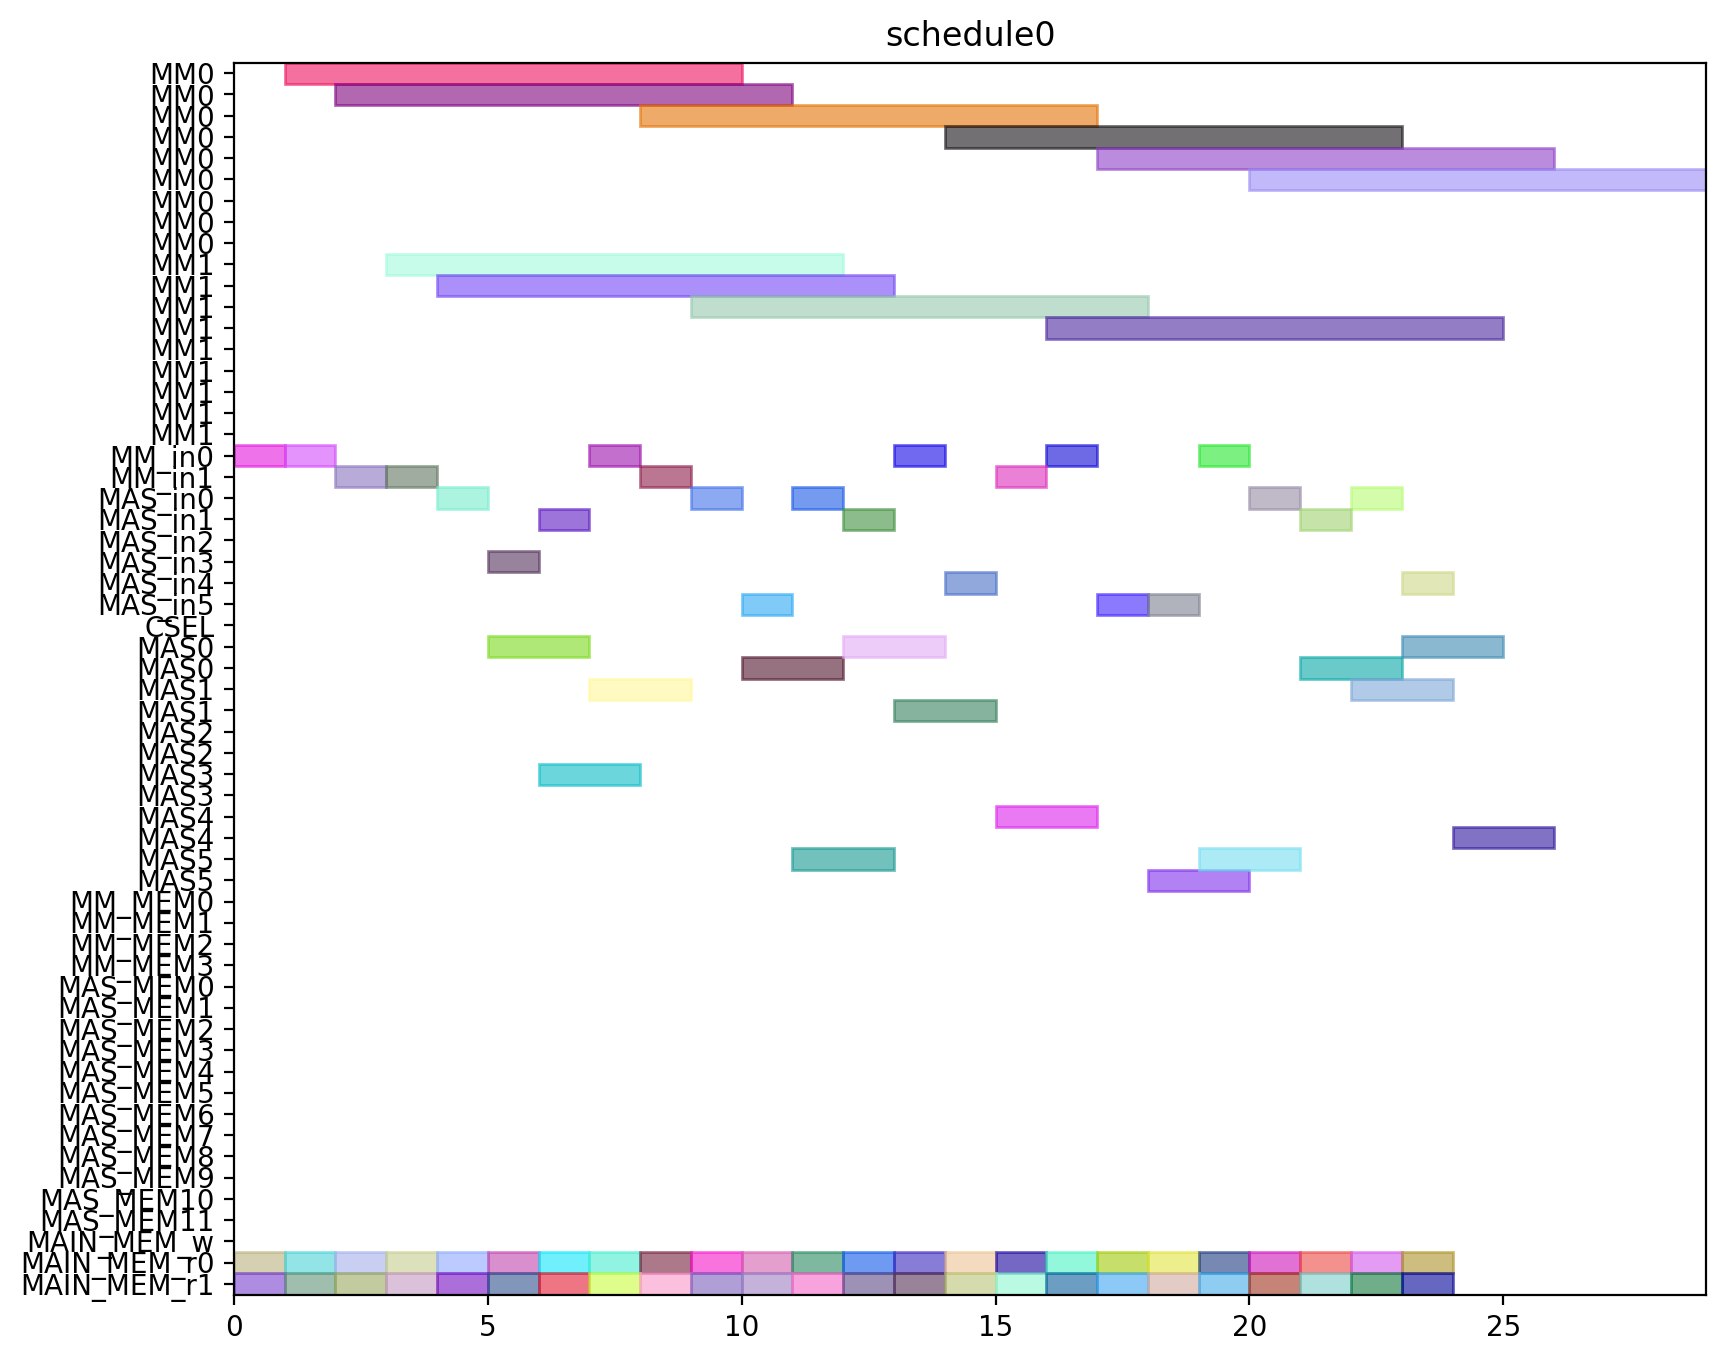

This chart was generated by the following Python code:
from pyschedule import Scenario, solvers, plotters, alt


def solve():
	horizon = 120
	S = Scenario("schedule0", horizon=horizon)

	# resource
	MM = S.Resources('MM', num=2, size=9)
	MM_in = S.Resources('MM_in', num=2)
	MAS_in = S.Resources('MAS_in', num=6)
	CSEL = S.Resource('CSEL')
	MAS = S.Resources('MAS', num=6, size=2, periods=range(1, horizon))
	MM_MEM = S.Resources('MM_MEM', num=4)
	MAS_MEM = S.Resources('MAS_MEM', num=12)
	MAIN_MEM_w = S.Resource('MAIN_MEM_w', size=1)
	MAIN_MEM_r = S.Resources('MAIN_MEM_r', num=2)

	# result of previous scheduling

	# new tasks
	t0_t0 = S.Task('t0_t0', length=2, delay_cost=1)
	t0_t0 += alt(MAS)
	t0_t0_in = S.Task('t0_t0_in', length=1, delay_cost=1)
	t0_t0_in += alt(MAS_in)
	S += t0_t0_in*MAS_in[0]<=t0_t0*MAS[0]

	S += t0_t0_in*MAS_in[1]<=t0_t0*MAS[1]

	S += t0_t0_in*MAS_in[2]<=t0_t0*MAS[2]

	S += t0_t0_in*MAS_in[3]<=t0_t0*MAS[3]

	S += t0_t0_in*MAS_in[4]<=t0_t0*MAS[4]

	S += t0_t0_in*MAS_in[5]<=t0_t0*MAS[5]

	t0_t0_mem0 = S.Task('t0_t0_mem0', length=1, delay_cost=1)
	t0_t0_mem0 += MAIN_MEM_r[0]
	S += t0_t0_mem0 <= t0_t0

	t0_t0_mem1 = S.Task('t0_t0_mem1', length=1, delay_cost=1)
	t0_t0_mem1 += MAIN_MEM_r[1]
	S += t0_t0_mem1 <= t0_t0

	t0_t1 = S.Task('t0_t1', length=2, delay_cost=1)
	t0_t1 += alt(MAS)
	t0_t1_in = S.Task('t0_t1_in', length=1, delay_cost=1)
	t0_t1_in += alt(MAS_in)
	S += t0_t1_in*MAS_in[0]<=t0_t1*MAS[0]

	S += t0_t1_in*MAS_in[1]<=t0_t1*MAS[1]

	S += t0_t1_in*MAS_in[2]<=t0_t1*MAS[2]

	S += t0_t1_in*MAS_in[3]<=t0_t1*MAS[3]

	S += t0_t1_in*MAS_in[4]<=t0_t1*MAS[4]

	S += t0_t1_in*MAS_in[5]<=t0_t1*MAS[5]

	t0_t1_mem0 = S.Task('t0_t1_mem0', length=1, delay_cost=1)
	t0_t1_mem0 += MAIN_MEM_r[0]
	S += t0_t1_mem0 <= t0_t1

	t0_t1_mem1 = S.Task('t0_t1_mem1', length=1, delay_cost=1)
	t0_t1_mem1 += MAIN_MEM_r[1]
	S += t0_t1_mem1 <= t0_t1

	t0_t3 = S.Task('t0_t3', length=9, delay_cost=1)
	t0_t3 += alt(MM)
	t0_t3_in = S.Task('t0_t3_in', length=1, delay_cost=1)
	t0_t3_in += alt(MM_in)
	S += t0_t3_in*MM_in[0]<=t0_t3*MM[0]
	S += t0_t3_in*MM_in[1]<=t0_t3*MM[1]
	t0_t3_mem0 = S.Task('t0_t3_mem0', length=1, delay_cost=1)
	t0_t3_mem0 += MAIN_MEM_r[0]
	S += t0_t3_mem0 <= t0_t3

	t0_t3_mem1 = S.Task('t0_t3_mem1', length=1, delay_cost=1)
	t0_t3_mem1 += MAIN_MEM_r[1]
	S += t0_t3_mem1 <= t0_t3

	t10 = S.Task('t10', length=2, delay_cost=1)
	t10 += alt(MAS)
	t10_in = S.Task('t10_in', length=1, delay_cost=1)
	t10_in += alt(MAS_in)
	S += t10_in*MAS_in[0]<=t10*MAS[0]

	S += t10_in*MAS_in[1]<=t10*MAS[1]

	S += t10_in*MAS_in[2]<=t10*MAS[2]

	S += t10_in*MAS_in[3]<=t10*MAS[3]

	S += t10_in*MAS_in[4]<=t10*MAS[4]

	S += t10_in*MAS_in[5]<=t10*MAS[5]

	t10_mem0 = S.Task('t10_mem0', length=1, delay_cost=1)
	t10_mem0 += MAIN_MEM_r[0]
	S += t10_mem0 <= t10

	t10_mem1 = S.Task('t10_mem1', length=1, delay_cost=1)
	t10_mem1 += MAIN_MEM_r[1]
	S += t10_mem1 <= t10

	t11 = S.Task('t11', length=2, delay_cost=1)
	t11 += alt(MAS)
	t11_in = S.Task('t11_in', length=1, delay_cost=1)
	t11_in += alt(MAS_in)
	S += t11_in*MAS_in[0]<=t11*MAS[0]

	S += t11_in*MAS_in[1]<=t11*MAS[1]

	S += t11_in*MAS_in[2]<=t11*MAS[2]

	S += t11_in*MAS_in[3]<=t11*MAS[3]

	S += t11_in*MAS_in[4]<=t11*MAS[4]

	S += t11_in*MAS_in[5]<=t11*MAS[5]

	t11_mem0 = S.Task('t11_mem0', length=1, delay_cost=1)
	t11_mem0 += MAIN_MEM_r[0]
	S += t11_mem0 <= t11

	t11_mem1 = S.Task('t11_mem1', length=1, delay_cost=1)
	t11_mem1 += MAIN_MEM_r[1]
	S += t11_mem1 <= t11

	t3_t0 = S.Task('t3_t0', length=9, delay_cost=1)
	t3_t0 += alt(MM)
	t3_t0_in = S.Task('t3_t0_in', length=1, delay_cost=1)
	t3_t0_in += alt(MM_in)
	S += t3_t0_in*MM_in[0]<=t3_t0*MM[0]
	S += t3_t0_in*MM_in[1]<=t3_t0*MM[1]
	t3_t0_mem0 = S.Task('t3_t0_mem0', length=1, delay_cost=1)
	t3_t0_mem0 += MAIN_MEM_r[0]
	S += t3_t0_mem0 <= t3_t0

	t3_t0_mem1 = S.Task('t3_t0_mem1', length=1, delay_cost=1)
	t3_t0_mem1 += MAIN_MEM_r[1]
	S += t3_t0_mem1 <= t3_t0

	t3_t1 = S.Task('t3_t1', length=9, delay_cost=1)
	t3_t1 += alt(MM)
	t3_t1_in = S.Task('t3_t1_in', length=1, delay_cost=1)
	t3_t1_in += alt(MM_in)
	S += t3_t1_in*MM_in[0]<=t3_t1*MM[0]
	S += t3_t1_in*MM_in[1]<=t3_t1*MM[1]
	t3_t1_mem0 = S.Task('t3_t1_mem0', length=1, delay_cost=1)
	t3_t1_mem0 += MAIN_MEM_r[0]
	S += t3_t1_mem0 <= t3_t1

	t3_t1_mem1 = S.Task('t3_t1_mem1', length=1, delay_cost=1)
	t3_t1_mem1 += MAIN_MEM_r[1]
	S += t3_t1_mem1 <= t3_t1

	t3_t2 = S.Task('t3_t2', length=2, delay_cost=1)
	t3_t2 += alt(MAS)
	t3_t2_in = S.Task('t3_t2_in', length=1, delay_cost=1)
	t3_t2_in += alt(MAS_in)
	S += t3_t2_in*MAS_in[0]<=t3_t2*MAS[0]

	S += t3_t2_in*MAS_in[1]<=t3_t2*MAS[1]

	S += t3_t2_in*MAS_in[2]<=t3_t2*MAS[2]

	S += t3_t2_in*MAS_in[3]<=t3_t2*MAS[3]

	S += t3_t2_in*MAS_in[4]<=t3_t2*MAS[4]

	S += t3_t2_in*MAS_in[5]<=t3_t2*MAS[5]

	t3_t2_mem0 = S.Task('t3_t2_mem0', length=1, delay_cost=1)
	t3_t2_mem0 += MAIN_MEM_r[0]
	S += t3_t2_mem0 <= t3_t2

	t3_t2_mem1 = S.Task('t3_t2_mem1', length=1, delay_cost=1)
	t3_t2_mem1 += MAIN_MEM_r[1]
	S += t3_t2_mem1 <= t3_t2

	t3_t3 = S.Task('t3_t3', length=2, delay_cost=1)
	t3_t3 += alt(MAS)
	t3_t3_in = S.Task('t3_t3_in', length=1, delay_cost=1)
	t3_t3_in += alt(MAS_in)
	S += t3_t3_in*MAS_in[0]<=t3_t3*MAS[0]

	S += t3_t3_in*MAS_in[1]<=t3_t3*MAS[1]

	S += t3_t3_in*MAS_in[2]<=t3_t3*MAS[2]

	S += t3_t3_in*MAS_in[3]<=t3_t3*MAS[3]

	S += t3_t3_in*MAS_in[4]<=t3_t3*MAS[4]

	S += t3_t3_in*MAS_in[5]<=t3_t3*MAS[5]

	t3_t3_mem0 = S.Task('t3_t3_mem0', length=1, delay_cost=1)
	t3_t3_mem0 += MAIN_MEM_r[0]
	S += t3_t3_mem0 <= t3_t3

	t3_t3_mem1 = S.Task('t3_t3_mem1', length=1, delay_cost=1)
	t3_t3_mem1 += MAIN_MEM_r[1]
	S += t3_t3_mem1 <= t3_t3

	t4_t0 = S.Task('t4_t0', length=2, delay_cost=1)
	t4_t0 += alt(MAS)
	t4_t0_in = S.Task('t4_t0_in', length=1, delay_cost=1)
	t4_t0_in += alt(MAS_in)
	S += t4_t0_in*MAS_in[0]<=t4_t0*MAS[0]

	S += t4_t0_in*MAS_in[1]<=t4_t0*MAS[1]

	S += t4_t0_in*MAS_in[2]<=t4_t0*MAS[2]

	S += t4_t0_in*MAS_in[3]<=t4_t0*MAS[3]

	S += t4_t0_in*MAS_in[4]<=t4_t0*MAS[4]

	S += t4_t0_in*MAS_in[5]<=t4_t0*MAS[5]

	t4_t0_mem0 = S.Task('t4_t0_mem0', length=1, delay_cost=1)
	t4_t0_mem0 += MAIN_MEM_r[0]
	S += t4_t0_mem0 <= t4_t0

	t4_t0_mem1 = S.Task('t4_t0_mem1', length=1, delay_cost=1)
	t4_t0_mem1 += MAIN_MEM_r[1]
	S += t4_t0_mem1 <= t4_t0

	t4_t1 = S.Task('t4_t1', length=2, delay_cost=1)
	t4_t1 += alt(MAS)
	t4_t1_in = S.Task('t4_t1_in', length=1, delay_cost=1)
	t4_t1_in += alt(MAS_in)
	S += t4_t1_in*MAS_in[0]<=t4_t1*MAS[0]

	S += t4_t1_in*MAS_in[1]<=t4_t1*MAS[1]

	S += t4_t1_in*MAS_in[2]<=t4_t1*MAS[2]

	S += t4_t1_in*MAS_in[3]<=t4_t1*MAS[3]

	S += t4_t1_in*MAS_in[4]<=t4_t1*MAS[4]

	S += t4_t1_in*MAS_in[5]<=t4_t1*MAS[5]

	t4_t1_mem0 = S.Task('t4_t1_mem0', length=1, delay_cost=1)
	t4_t1_mem0 += MAIN_MEM_r[0]
	S += t4_t1_mem0 <= t4_t1

	t4_t1_mem1 = S.Task('t4_t1_mem1', length=1, delay_cost=1)
	t4_t1_mem1 += MAIN_MEM_r[1]
	S += t4_t1_mem1 <= t4_t1

	t4_t3 = S.Task('t4_t3', length=9, delay_cost=1)
	t4_t3 += alt(MM)
	t4_t3_in = S.Task('t4_t3_in', length=1, delay_cost=1)
	t4_t3_in += alt(MM_in)
	S += t4_t3_in*MM_in[0]<=t4_t3*MM[0]
	S += t4_t3_in*MM_in[1]<=t4_t3*MM[1]
	t4_t3_mem0 = S.Task('t4_t3_mem0', length=1, delay_cost=1)
	t4_t3_mem0 += MAIN_MEM_r[0]
	S += t4_t3_mem0 <= t4_t3

	t4_t3_mem1 = S.Task('t4_t3_mem1', length=1, delay_cost=1)
	t4_t3_mem1 += MAIN_MEM_r[1]
	S += t4_t3_mem1 <= t4_t3

	t5_t0 = S.Task('t5_t0', length=9, delay_cost=1)
	t5_t0 += alt(MM)
	t5_t0_in = S.Task('t5_t0_in', length=1, delay_cost=1)
	t5_t0_in += alt(MM_in)
	S += t5_t0_in*MM_in[0]<=t5_t0*MM[0]
	S += t5_t0_in*MM_in[1]<=t5_t0*MM[1]
	t5_t0_mem0 = S.Task('t5_t0_mem0', length=1, delay_cost=1)
	t5_t0_mem0 += MAIN_MEM_r[0]
	S += t5_t0_mem0 <= t5_t0

	t5_t0_mem1 = S.Task('t5_t0_mem1', length=1, delay_cost=1)
	t5_t0_mem1 += MAIN_MEM_r[1]
	S += t5_t0_mem1 <= t5_t0

	t5_t1 = S.Task('t5_t1', length=9, delay_cost=1)
	t5_t1 += alt(MM)
	t5_t1_in = S.Task('t5_t1_in', length=1, delay_cost=1)
	t5_t1_in += alt(MM_in)
	S += t5_t1_in*MM_in[0]<=t5_t1*MM[0]
	S += t5_t1_in*MM_in[1]<=t5_t1*MM[1]
	t5_t1_mem0 = S.Task('t5_t1_mem0', length=1, delay_cost=1)
	t5_t1_mem0 += MAIN_MEM_r[0]
	S += t5_t1_mem0 <= t5_t1

	t5_t1_mem1 = S.Task('t5_t1_mem1', length=1, delay_cost=1)
	t5_t1_mem1 += MAIN_MEM_r[1]
	S += t5_t1_mem1 <= t5_t1

	t5_t2 = S.Task('t5_t2', length=2, delay_cost=1)
	t5_t2 += alt(MAS)
	t5_t2_in = S.Task('t5_t2_in', length=1, delay_cost=1)
	t5_t2_in += alt(MAS_in)
	S += t5_t2_in*MAS_in[0]<=t5_t2*MAS[0]

	S += t5_t2_in*MAS_in[1]<=t5_t2*MAS[1]

	S += t5_t2_in*MAS_in[2]<=t5_t2*MAS[2]

	S += t5_t2_in*MAS_in[3]<=t5_t2*MAS[3]

	S += t5_t2_in*MAS_in[4]<=t5_t2*MAS[4]

	S += t5_t2_in*MAS_in[5]<=t5_t2*MAS[5]

	t5_t2_mem0 = S.Task('t5_t2_mem0', length=1, delay_cost=1)
	t5_t2_mem0 += MAIN_MEM_r[0]
	S += t5_t2_mem0 <= t5_t2

	t5_t2_mem1 = S.Task('t5_t2_mem1', length=1, delay_cost=1)
	t5_t2_mem1 += MAIN_MEM_r[1]
	S += t5_t2_mem1 <= t5_t2

	t5_t3 = S.Task('t5_t3', length=2, delay_cost=1)
	t5_t3 += alt(MAS)
	t5_t3_in = S.Task('t5_t3_in', length=1, delay_cost=1)
	t5_t3_in += alt(MAS_in)
	S += t5_t3_in*MAS_in[0]<=t5_t3*MAS[0]

	S += t5_t3_in*MAS_in[1]<=t5_t3*MAS[1]

	S += t5_t3_in*MAS_in[2]<=t5_t3*MAS[2]

	S += t5_t3_in*MAS_in[3]<=t5_t3*MAS[3]

	S += t5_t3_in*MAS_in[4]<=t5_t3*MAS[4]

	S += t5_t3_in*MAS_in[5]<=t5_t3*MAS[5]

	t5_t3_mem0 = S.Task('t5_t3_mem0', length=1, delay_cost=1)
	t5_t3_mem0 += MAIN_MEM_r[0]
	S += t5_t3_mem0 <= t5_t3

	t5_t3_mem1 = S.Task('t5_t3_mem1', length=1, delay_cost=1)
	t5_t3_mem1 += MAIN_MEM_r[1]
	S += t5_t3_mem1 <= t5_t3

	t6_t0 = S.Task('t6_t0', length=9, delay_cost=1)
	t6_t0 += alt(MM)
	t6_t0_in = S.Task('t6_t0_in', length=1, delay_cost=1)
	t6_t0_in += alt(MM_in)
	S += t6_t0_in*MM_in[0]<=t6_t0*MM[0]
	S += t6_t0_in*MM_in[1]<=t6_t0*MM[1]
	t6_t0_mem0 = S.Task('t6_t0_mem0', length=1, delay_cost=1)
	t6_t0_mem0 += MAIN_MEM_r[0]
	S += t6_t0_mem0 <= t6_t0

	t6_t0_mem1 = S.Task('t6_t0_mem1', length=1, delay_cost=1)
	t6_t0_mem1 += MAIN_MEM_r[1]
	S += t6_t0_mem1 <= t6_t0

	t6_t1 = S.Task('t6_t1', length=9, delay_cost=1)
	t6_t1 += alt(MM)
	t6_t1_in = S.Task('t6_t1_in', length=1, delay_cost=1)
	t6_t1_in += alt(MM_in)
	S += t6_t1_in*MM_in[0]<=t6_t1*MM[0]
	S += t6_t1_in*MM_in[1]<=t6_t1*MM[1]
	t6_t1_mem0 = S.Task('t6_t1_mem0', length=1, delay_cost=1)
	t6_t1_mem0 += MAIN_MEM_r[0]
	S += t6_t1_mem0 <= t6_t1

	t6_t1_mem1 = S.Task('t6_t1_mem1', length=1, delay_cost=1)
	t6_t1_mem1 += MAIN_MEM_r[1]
	S += t6_t1_mem1 <= t6_t1

	t6_t2 = S.Task('t6_t2', length=2, delay_cost=1)
	t6_t2 += alt(MAS)
	t6_t2_in = S.Task('t6_t2_in', length=1, delay_cost=1)
	t6_t2_in += alt(MAS_in)
	S += t6_t2_in*MAS_in[0]<=t6_t2*MAS[0]

	S += t6_t2_in*MAS_in[1]<=t6_t2*MAS[1]

	S += t6_t2_in*MAS_in[2]<=t6_t2*MAS[2]

	S += t6_t2_in*MAS_in[3]<=t6_t2*MAS[3]

	S += t6_t2_in*MAS_in[4]<=t6_t2*MAS[4]

	S += t6_t2_in*MAS_in[5]<=t6_t2*MAS[5]

	t6_t2_mem0 = S.Task('t6_t2_mem0', length=1, delay_cost=1)
	t6_t2_mem0 += MAIN_MEM_r[0]
	S += t6_t2_mem0 <= t6_t2

	t6_t2_mem1 = S.Task('t6_t2_mem1', length=1, delay_cost=1)
	t6_t2_mem1 += MAIN_MEM_r[1]
	S += t6_t2_mem1 <= t6_t2

	t6_t3 = S.Task('t6_t3', length=2, delay_cost=1)
	t6_t3 += alt(MAS)
	t6_t3_in = S.Task('t6_t3_in', length=1, delay_cost=1)
	t6_t3_in += alt(MAS_in)
	S += t6_t3_in*MAS_in[0]<=t6_t3*MAS[0]

	S += t6_t3_in*MAS_in[1]<=t6_t3*MAS[1]

	S += t6_t3_in*MAS_in[2]<=t6_t3*MAS[2]

	S += t6_t3_in*MAS_in[3]<=t6_t3*MAS[3]

	S += t6_t3_in*MAS_in[4]<=t6_t3*MAS[4]

	S += t6_t3_in*MAS_in[5]<=t6_t3*MAS[5]

	t6_t3_mem0 = S.Task('t6_t3_mem0', length=1, delay_cost=1)
	t6_t3_mem0 += MAIN_MEM_r[0]
	S += t6_t3_mem0 <= t6_t3

	t6_t3_mem1 = S.Task('t6_t3_mem1', length=1, delay_cost=1)
	t6_t3_mem1 += MAIN_MEM_r[1]
	S += t6_t3_mem1 <= t6_t3

	t7_t0 = S.Task('t7_t0', length=9, delay_cost=1)
	t7_t0 += alt(MM)
	t7_t0_in = S.Task('t7_t0_in', length=1, delay_cost=1)
	t7_t0_in += alt(MM_in)
	S += t7_t0_in*MM_in[0]<=t7_t0*MM[0]
	S += t7_t0_in*MM_in[1]<=t7_t0*MM[1]
	t7_t0_mem0 = S.Task('t7_t0_mem0', length=1, delay_cost=1)
	t7_t0_mem0 += MAIN_MEM_r[0]
	S += t7_t0_mem0 <= t7_t0

	t7_t0_mem1 = S.Task('t7_t0_mem1', length=1, delay_cost=1)
	t7_t0_mem1 += MAIN_MEM_r[1]
	S += t7_t0_mem1 <= t7_t0

	t7_t1 = S.Task('t7_t1', length=9, delay_cost=1)
	t7_t1 += alt(MM)
	t7_t1_in = S.Task('t7_t1_in', length=1, delay_cost=1)
	t7_t1_in += alt(MM_in)
	S += t7_t1_in*MM_in[0]<=t7_t1*MM[0]
	S += t7_t1_in*MM_in[1]<=t7_t1*MM[1]
	t7_t1_mem0 = S.Task('t7_t1_mem0', length=1, delay_cost=1)
	t7_t1_mem0 += MAIN_MEM_r[0]
	S += t7_t1_mem0 <= t7_t1

	t7_t1_mem1 = S.Task('t7_t1_mem1', length=1, delay_cost=1)
	t7_t1_mem1 += MAIN_MEM_r[1]
	S += t7_t1_mem1 <= t7_t1

	t7_t2 = S.Task('t7_t2', length=2, delay_cost=1)
	t7_t2 += alt(MAS)
	t7_t2_in = S.Task('t7_t2_in', length=1, delay_cost=1)
	t7_t2_in += alt(MAS_in)
	S += t7_t2_in*MAS_in[0]<=t7_t2*MAS[0]

	S += t7_t2_in*MAS_in[1]<=t7_t2*MAS[1]

	S += t7_t2_in*MAS_in[2]<=t7_t2*MAS[2]

	S += t7_t2_in*MAS_in[3]<=t7_t2*MAS[3]

	S += t7_t2_in*MAS_in[4]<=t7_t2*MAS[4]

	S += t7_t2_in*MAS_in[5]<=t7_t2*MAS[5]

	t7_t2_mem0 = S.Task('t7_t2_mem0', length=1, delay_cost=1)
	t7_t2_mem0 += MAIN_MEM_r[0]
	S += t7_t2_mem0 <= t7_t2

	t7_t2_mem1 = S.Task('t7_t2_mem1', length=1, delay_cost=1)
	t7_t2_mem1 += MAIN_MEM_r[1]
	S += t7_t2_mem1 <= t7_t2

	t7_t3 = S.Task('t7_t3', length=2, delay_cost=1)
	t7_t3 += alt(MAS)
	t7_t3_in = S.Task('t7_t3_in', length=1, delay_cost=1)
	t7_t3_in += alt(MAS_in)
	S += t7_t3_in*MAS_in[0]<=t7_t3*MAS[0]

	S += t7_t3_in*MAS_in[1]<=t7_t3*MAS[1]

	S += t7_t3_in*MAS_in[2]<=t7_t3*MAS[2]

	S += t7_t3_in*MAS_in[3]<=t7_t3*MAS[3]

	S += t7_t3_in*MAS_in[4]<=t7_t3*MAS[4]

	S += t7_t3_in*MAS_in[5]<=t7_t3*MAS[5]

	t7_t3_mem0 = S.Task('t7_t3_mem0', length=1, delay_cost=1)
	t7_t3_mem0 += MAIN_MEM_r[0]
	S += t7_t3_mem0 <= t7_t3

	t7_t3_mem1 = S.Task('t7_t3_mem1', length=1, delay_cost=1)
	t7_t3_mem1 += MAIN_MEM_r[1]
	S += t7_t3_mem1 <= t7_t3

	solvers.mip.solve(S,msg=1,kind='CPLEX',ratio_gap=1.01)

	solution = [['hoge']*len(S.solution()[1]) for i in range(len(S.solution()))]
	for i in range(len(S.solution())):
		for j in range(len(S.solution()[i])):
			solution[i][j]=str(S.solution()[i][j])
	print(solution)

	cycles = int(solution[-1][3])

	pic_file_name = "/mnt/rose/usr1/fukuda/ABE/multiRAM_multiMAS_16mux/scheduling_result/stage9MM2_stage2MAS6/SQR012345/schedule0.png"
	if(S.solution() != []):
		plotters.matplotlib.plot(S,img_filename=pic_file_name, show_task_labels=False, fig_size=(cycles*0.25+3, 8))

	return solution
